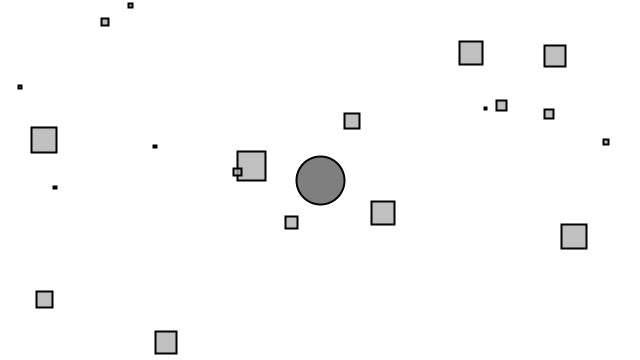
Frame 1 (no input)
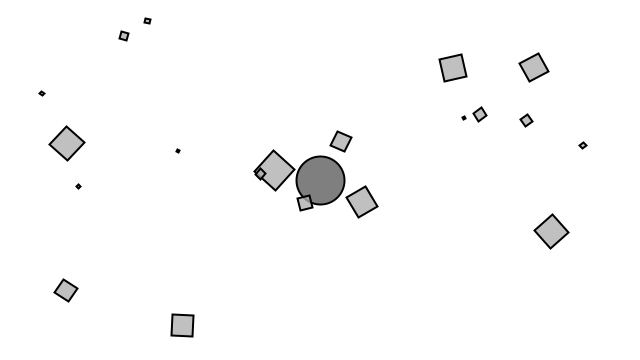
Frame 60 (the mouse pressed at the canvas centre just before this capture)
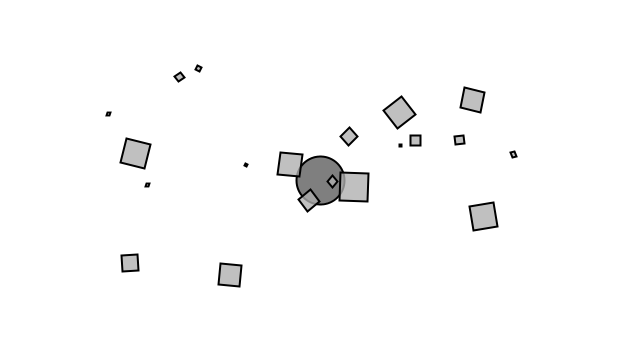
Frame 120 (the mouse held since frame 60 and released just before this capture)

The Processing sketch that drew these frames (run headless with seeded random() and noise(); from frame 60 on, the mouse is pressed at the canvas centre):

// Processing sketch: ejemplo3_2
// ── ejemplo3_2.pde
/*
 Ejemplo 3.2: Fuerzas con movimiento angular (arbitrario)
 
 La Naturaleza del Código
 traducido por Sergio Majluf, Nicolás Troncoso
 y estudiantes de Diseño UDD
 http://github.com/disenoudd/the-Nature-of-Code
 */

Caminante[] caminantes = new Caminante[20];
Atractor a;

void setup() {
  size(640, 360);
  for (int i = 0; i < caminantes.length; i++) {
    caminantes[i] = new Caminante(random(0.1,2),random(width),random(height)); 
  }
  a = new Atractor();
}

void draw() {
  background(255);
  
  a.mostrar();

  for (int i = 0; i < caminantes.length; i++) {
    PVector fuerza = a.atrae(caminantes[i]);
    caminantes[i].aplicarFuerza(fuerza);
    caminantes[i].actualizar();
    caminantes[i].mostrar();
  }
}
// ── Atractor.pde
// Attraction
// Daniel Shiffman <http://www.shiffman.net>

// A class for a draggable attractive body in our world

class Atractor {
  float masa;         // Mass, tied to size
  PVector posicion;   // Location
  float g;

  Atractor() {
    posicion = new PVector(width/2, height/2);
    masa = 20;
    g = 0.4;
  }


  PVector atrae(Caminante c) {
    PVector fuerza = PVector.sub(posicion, c.posicion);            // Calculate direction of force
    float distancia = fuerza.mag();                                // Distance between objects
    distancia = constrain(distancia, 5.0, 25.0);                   // Limiting the distance to eliminate "extreme" results for very close or very far objects
    fuerza.normalize();                                            // Normalize vector (distance doesn't matter here, we just want this vector for direction)
    float strength = (g * masa * c.masa) / (distancia * distancia);// Calculate gravitional force magnitude
    fuerza.mult(strength);                                         // Get force vector --> magnitude * direction
    return fuerza;
  }

  // Method to display
  void mostrar() {
    stroke(0);
    strokeWeight(2);
    fill(127);
    ellipse(posicion.x, posicion.y, 48, 48);
  }
}
// ── Caminante.pde
class Caminante {
  PVector posicion;
  PVector velocidad;
  PVector aceleracion;
  float masa;

  float angulo = 0;
  float velAngular = 0;
  float acelAngular = 0.01;

  Caminante(float m, float x, float y) {
    masa = m;
    posicion = new PVector(x, y);
    velocidad = new PVector(0, 0);
    aceleracion = new PVector(0,0);
  }

  void aplicarFuerza(PVector fuerza) {
    PVector f = PVector.div(fuerza, masa);
    aceleracion.add(f);
  }

  void actualizar() { 
    velocidad.add(aceleracion);
    posicion.add(velocidad);

    acelAngular = aceleracion.x / 10.0;
    velAngular += acelAngular;
    velAngular = constrain(velAngular, -0.1, 0.1);
    angulo += velAngular;

    aceleracion.mult(0);
  }

  void mostrar() {
    stroke(0);
    fill(175, 200);
    rectMode(CENTER);
    //{!1} pushMatrix() y popMatrix() son necesarios para que la rotación no afecte a todo nuestro mundo.
    pushMatrix();

    // Fija el origen, en la posición del objeto.
    translate(posicion.x, posicion.y);
    //{!1} Rota según ángulo.
    rotate(angulo);
    rect(0, 0, masa * 16, masa * 16);
    popMatrix();
  }
}
// ── Movedor.pde
class Movedor {
  PVector posicion;
  PVector velocidad;
  PVector aceleracion;
  float masa;

  float angulo = 0;
  float velAngular = 0;
  float acelAngular = 0.01;

  Movedor(float m, float x, float y) {
    masa = m;
    posicion = new PVector(x, y);
    velocidad = new PVector(0, 0);
    aceleracion = new PVector(0,0);
  }

  void aplicarFuerza(PVector fuerza) {
    PVector f = PVector.div(fuerza, masa);
    aceleracion.add(f);
  }

  void actualizar() { 
    velocidad.add(aceleracion);
    posicion.add(velocidad);

    acelAngular = aceleracion.x / 10.0;
    velAngular += acelAngular;
    velAngular = constrain(velAngular, -0.1, 0.1);
    angulo += velAngular;

    aceleracion.mult(0);
  }

  void mostrar() {
    stroke(0);
    fill(175, 200);
    rectMode(CENTER);
    //{!1} pushMatrix() y popMatrix() son necesarios para que la rotación no afecte a todo nuestro mundo.
    pushMatrix();

    // Fija el origen, en la posición del objeto.
    translate(posicion.x, posicion.y);
    //{!1} Rota según ángulo.
    rotate(angulo);
    rect(0, 0, masa * 16, masa * 16);
    popMatrix();
  }
}
